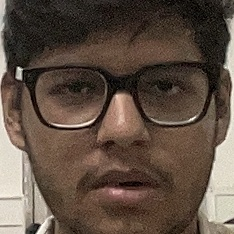
#> input picture dataset/1/1__1.jpg, 234 x 234 px; its folder holds only this picture in this run
$ python trainModel.py
#> lines starting #> are read from the running program, lines starting #| are printed output that depends on the picture
import cv2
import numpy as np
import os

def train_model():
    # Initialize the LBPH face recognizer
    recognizer = cv2.face.LBPHFaceRecognizer_create()

    # Load the face detector
    face_cascade = cv2.CascadeClassifier(cv2.data.haarcascades + 'haarcascade_frontalface_default.xml')

    # Create lists to store face images and labels
    faces = []
    labels = []
    label_dict = {}

    # Assign a unique label to each user
    label_id = 0
    dataset_dir = "dataset"

    for user_name in os.listdir(dataset_dir):
        user_dir = os.path.join(dataset_dir, user_name)

        if not os.path.isdir(user_dir):
            continue

        # Assign a label to the user
        label_dict[label_id] = user_name

        for image_name in os.listdir(user_dir):
            image_path = os.path.join(user_dir, image_name)
            img = cv2.imread(image_path, cv2.IMREAD_GRAYSCALE)
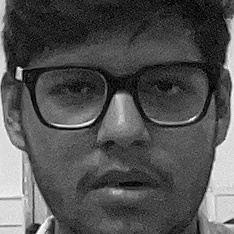
#> img: shape (234, 234); min 0, max 255, mean 82.1

            if img is None:
                continue

            # Detect faces in the image
            detected_faces = face_cascade.detectMultiScale(img, 1.1, 4)
#> detected_faces = [[14, 12, 210, 210]]

            for (x, y, w, h) in detected_faces:
                # Add face and label to the lists
                faces.append(img[y:y+h, x:x+w])
                labels.append(label_id)
#> this loop made 1 pass
#> after the loop, faces = 1 item; labels = [0]

        label_id += 1
#> pass 2 of the loop in train_model, `for user_name in os.listdir(dataset_dir):`:
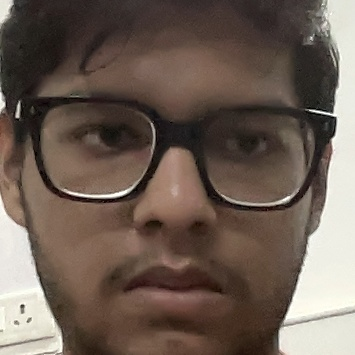
#> input picture dataset/1001/1001__1.jpg, 355 x 355 px
#> in train_model, `img = cv2.imread(image_path, cv2.IMREAD_GRAYSCALE)`:
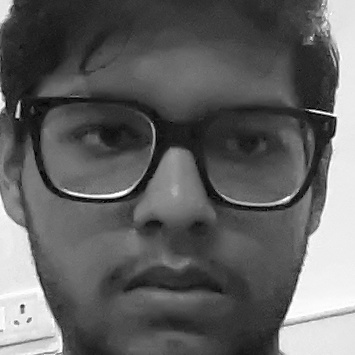
#> img: shape (355, 355); min 0, max 255, mean 97.4
#> detected_faces = [[18, 22, 318, 318]]
#> the loop in train_model, `for (x, y, w, h) in detected_faces:` made 1 pass
#> after the loop in train_model, `for (x, y, w, h) in detected_faces:`: faces = 2 items; labels = [0, 1]

    # Train the recognizer
    recognizer.train(faces, np.array(labels))
    recognizer.write("face_trainer.yml")

    return label_dict

# Example usage
label_dict = train_model()
print("Training complete. Label dictionary:", label_dict)
